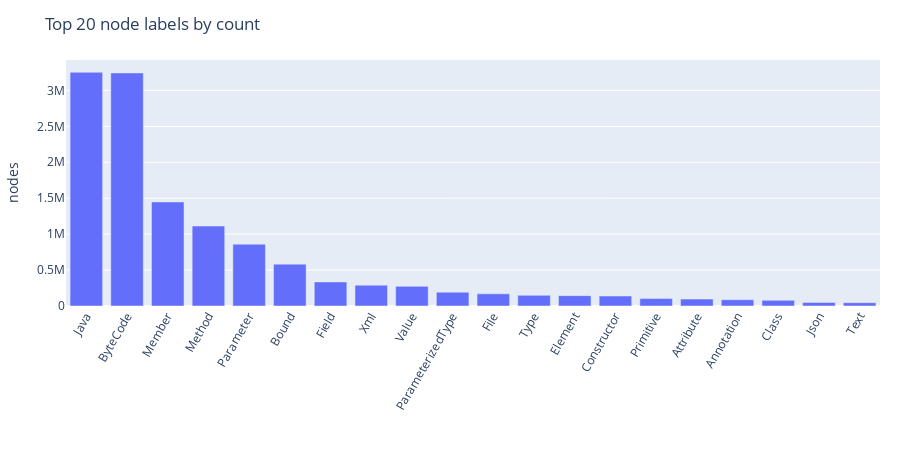

Here is the notebook cell this chart was saved with:
### Code cell
# --- Node labels: Top 20 ---
if not df_node_label_count.empty:
    label_col = pick_first(df_node_label_count, ["nodeLabel"], None) or pick_first(df_node_label_count, [], "text")
    count_col = pick_first(df_node_label_count, ["nodesWithThatLabel"], None) or pick_first(df_node_label_count, [], "numeric")
    top = df_node_label_count.sort_values(count_col, ascending=False).head(20)
    display(top)
    bar_smart_clean(top, label_col, count_col, "Top 20 node labels by count", "nodes")
else:
    print("[info] NodeLabelCount.csv not found or empty.")

### Figure 1 — Plotly figure (JSON) as saved in the notebook; plotly's stock layout.template omitted (floating-point values rounded to 4 significant figures)
{"data": [{"hovertemplate": "=%{x}<br>nodes=%{y}<extra></extra>", "legendgroup": "", "marker": {"color": "#636efa", "pattern": {"shape": ""}}, "name": "", "orientation": "v", "showlegend": false, "textposition": "auto", "type": "bar", "x": ["Java", "ByteCode", "Member", "Method", "Parameter", "Bound", "Field", "Xml", "Value", "ParameterizedType", "File", "Type", "Element", "Constructor", "Primitive", "Attribute", "Annotation", "Class", "Json", "Text"], "xaxis": "x", "y": [3252187, 3242983, 1448193, 1113223, 860210, 582685, 334970, 289757, 273518, 192011, 169456, 148427, 144289, 138700, 103128, 96146, 87506, 78395, 50441, 46379], "yaxis": "y"}], "layout": {"barmode": "relative", "height": 450, "legend": {"tracegroupgap": 0}, "margin": {"b": 40, "l": 20, "r": 20, "t": 60}, "title": {"text": "Top 20 node labels by count"}, "xaxis": {"anchor": "y", "domain": [0, 1], "tickangle": -60, "title": {"text": ""}}, "yaxis": {"anchor": "x", "domain": [0, 1], "title": {"text": "nodes"}}}}
